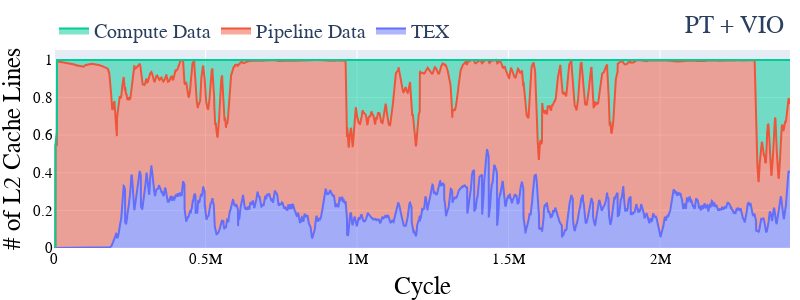

Notebook code for this chart:
### Code cell
fig = go.Figure()
# stacked area plot
fig.add_trace(go.Scatter(x=array['cycle_counter'], y=array['tex_line']/1024/32, mode='lines', 
                         hoverinfo='x+y', stackgroup='one', name='TEX'))
fig.add_trace(go.Scatter(x=array['cycle_counter'], y=array['verte_lines'] / 1024/32, mode='lines',
                            hoverinfo='x+y', stackgroup='one', name='Pipeline Data'))
fig.add_trace(go.Scatter(x=array['cycle_counter'], y=array['compute'] / 1024/32, mode='lines',
hoverinfo='x+y', stackgroup='one', name='Compute Data'))
# fig.add_trace(go.Scatter(x=array['cycle_counter'], y=array['invalid'], mode='lines',
                            # hover
                            # info='x+y', stackgroup='one', name='INVALID'))

fig.update_layout(
    # title='SPH+RITNET',
    xaxis_title='Cycle',
    yaxis_title='# of L2 Cache Lines',
    xaxis=dict(
        titlefont=dict(size=25, color="black", family="sans-serif"),
        tickfont=dict(size=15, color="black", family="sans-serif"),
        autorange=True,
    ),
    yaxis=dict(
        titlefont=dict(size=25, color="black", family="sans-serif"),
        tickfont=dict(size=15, color="black", family="sans-serif"),
        autorange=True,
    ),
    width=800,
    height=300,
    title_font_family="sans-serif",
    title_font_size=25,
    margin=dict(l=20, r=10, t=50, b=0),
    legend=dict(
        orientation="h",
        yanchor="bottom",
        y=1,
        xanchor="left",
        x=0.,
        font=dict(size=20, family="sans-serif")
        
    ),
    title=dict(
        font=dict(size=25, family="sans-serif"),
        text="PT + VIO",
        # text="Occupancy: {0}".format('73.13%'),
        x=0.98,
        y=0.95
    ),
    # change title position

)

fig.show()
fig.write_image("/home/tgrogers-raid/a/pan251/graphics_accel_sim/Figures/{0}.pdf".format("tap"), format="pdf")
np.average(array['tex_line']/1024/32)

### Figure 1 — Plotly figure (JSON) as saved in the notebook; plotly's stock layout.template omitted (floating-point values rounded to 4 significant figures; data arrays with more than 128 entries replaced by an {"elided": "..."} marker saying what was removed)
{"data": [{"hoverinfo": "x+y", "mode": "lines", "name": "TEX", "stackgroup": "one", "type": "scatter", "x": {"elided": "4859 int values"}, "y": {"elided": "4859 float values"}}, {"hoverinfo": "x+y", "mode": "lines", "name": "Pipeline Data", "stackgroup": "one", "type": "scatter", "x": {"elided": "4859 int values"}, "y": {"elided": "4859 float values"}}, {"hoverinfo": "x+y", "mode": "lines", "name": "Compute Data", "stackgroup": "one", "type": "scatter", "x": {"elided": "4859 int values"}, "y": {"elided": "4859 float values"}}], "layout": {"height": 300, "legend": {"font": {"family": "sans-serif", "size": 20}, "orientation": "h", "x": 0, "xanchor": "left", "y": 1, "yanchor": "bottom"}, "margin": {"b": 0, "l": 20, "r": 10, "t": 50}, "title": {"font": {"family": "sans-serif", "size": 25}, "text": "PT + VIO", "x": 0.98, "y": 0.95}, "width": 800, "xaxis": {"autorange": true, "tickfont": {"color": "black", "family": "sans-serif", "size": 15}, "title": {"font": {"color": "black", "family": "sans-serif", "size": 25}, "text": "Cycle"}}, "yaxis": {"autorange": true, "tickfont": {"color": "black", "family": "sans-serif", "size": 15}, "title": {"font": {"color": "black", "family": "sans-serif", "size": 25}, "text": "# of L2 Cache Lines"}}}}
